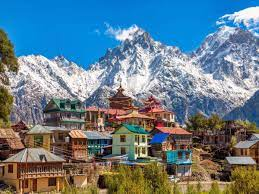
#> input picture download.jfif, 259 x 194 px
$ python countours.py
#> lines starting #> are read from the running program, lines starting #| are printed output that depends on the picture; after the words box and inside, x2 and y2 are one past the last pixel; in counts of white or black regions, pixels touching at a corner belong together
import cv2 as cv
import numpy as np
img=cv.imread('download.jfif',-1)
#> img is the input picture: shape (194, 259, 3); mean B, G, R 137.3, 124.5, 102
cv.imshow('Image for testing',img)
gray=cv.cvtColor(img,cv.COLOR_BGR2GRAY)
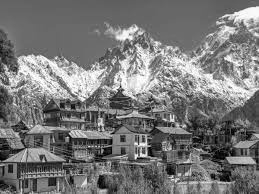
#> gray: shape (194, 259); min 0, max 255, mean 119.3
cv.imshow('gray',gray)

blank=np.zeros(img.shape,dtype='uint8')
cv.imshow('blank',blank)
canny=cv.Canny(img,175,125)
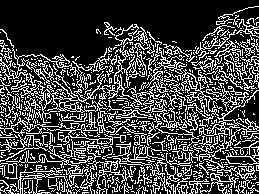
#> canny: shape (194, 259); 26.9% white in thin lines or dots
cv.imshow('canny',canny)

blur=cv.GaussianBlur(gray,(3,3),cv.BORDER_DEFAULT)
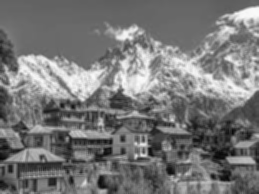
#> blur: shape (194, 259); min 4, max 252, mean 119.2

#COORDINATES OF LINE
ret,thresh=cv.threshold(gray,125,255,cv.THRESH_BINARY)
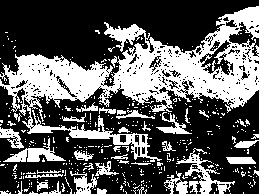
#> thresh: shape (194, 259); 35.4% white; 406 white regions (368 under 20 px)
cv.imshow('thresh',thresh) #if threshold is 125 then its black otherwise its white

countours,hierarchies=cv.findContours(thresh,cv.RETR_LIST,cv.CHAIN_APPROX_SIMPLE)
#> countours = 877 contours, 822 with area under 20; largest, box (x1, y1, x2, y2) and area: (0, 6, 259, 162) 13472, (176, 148, 235, 194) 589, (200, 39, 232, 76) 491, (3, 138, 66, 162) 434, (70, 171, 97, 194) 237
print(f'{len(countours)},countours found')
#| 877,countours found

#draw the contours in the blank image
cv.drawContours(blank,countours,-1,(0,0,255),1)
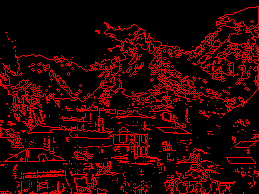
#> blank: shape (194, 259, 3); mean of channels 0, 1, 2 0, 0, 41.3; drawn as B, G, R
cv.imshow('Contours',blank)
cv.waitKey(0)
